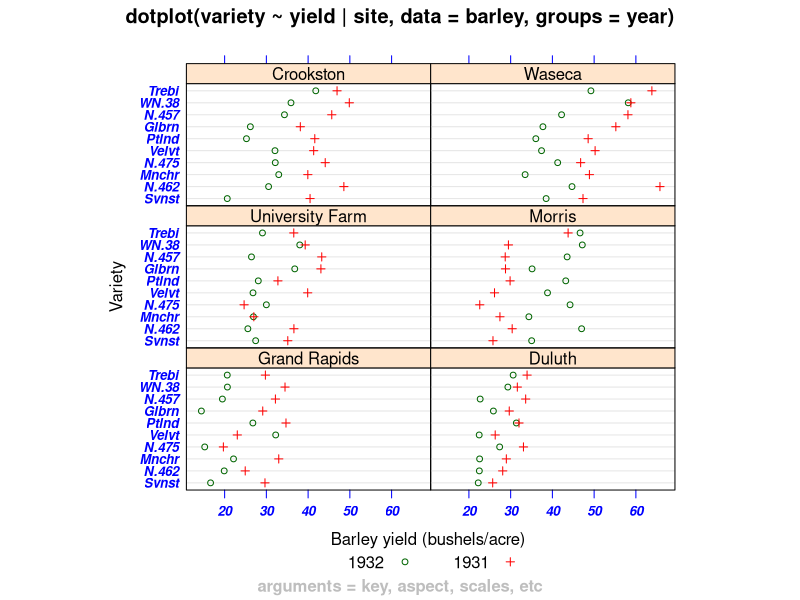
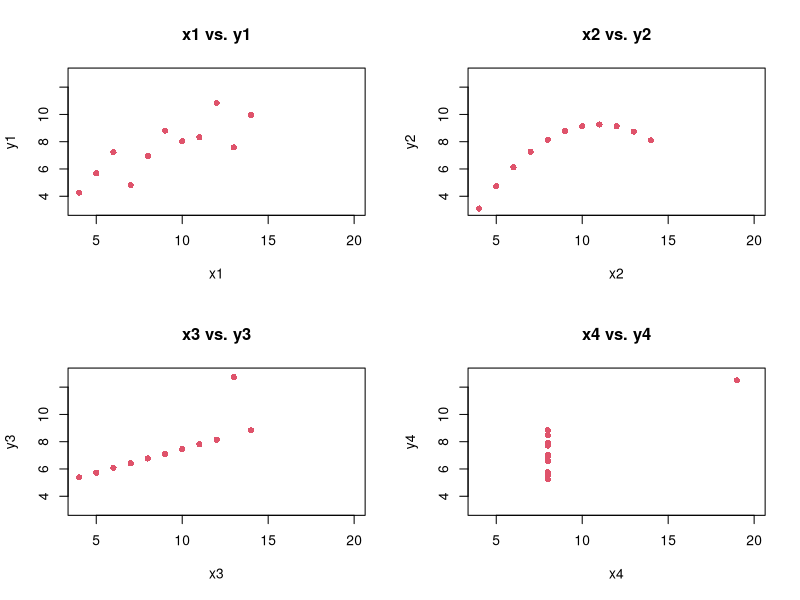

R code for these plots, in order:
library(lattice)
x11()
trellis.par.set(theme = col.whitebg())
dotplot(variety ~ yield | site, data = barley,
        groups = year, key = simpleKey(levels(barley$year),space  = "bottom", columns = 2),
        xlab = "Barley yield (bushels/acre) ", ylab = "Variety",
        aspect=0.5, layout = c(2,3),
        scales=list(alternating = FALSE, y = list(abbreviate=T, minlength=5),
                    font=4, col="blue"),
        main = "dotplot(variety ~ yield | site, data = barley, groups = year)",
        sub = list("arguments = key, aspect, scales, etc", col = "gray"))

summ = matrix(0,4,4)
cname=paste(paste("x",1:4,sep=''),paste("y",1:4,sep=''),sep=' vs. ')

x11()
par(mfrow=c(2,2))
for (i in 1:4) {
  plot(anscombe[,i], anscombe[,i+4], pch=16, col=2,
       main=cname[i], xlab=paste("x",i,sep=''),
       ylab=paste("y",i,sep=''),
       xlim=c(4,20),ylim = c(3,13))
  abline(summ[1:2,i],col=4,lwd=2)
}
